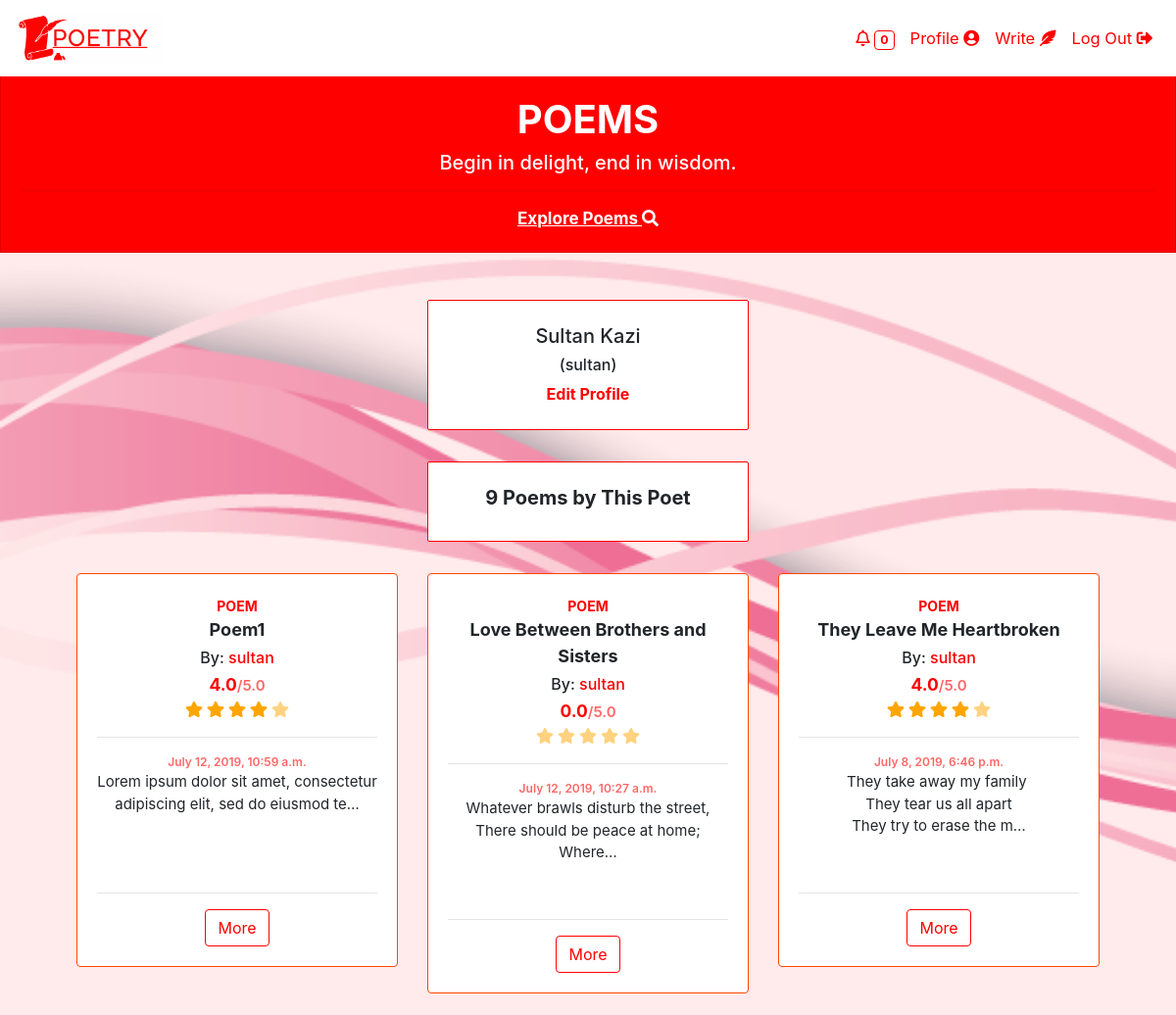
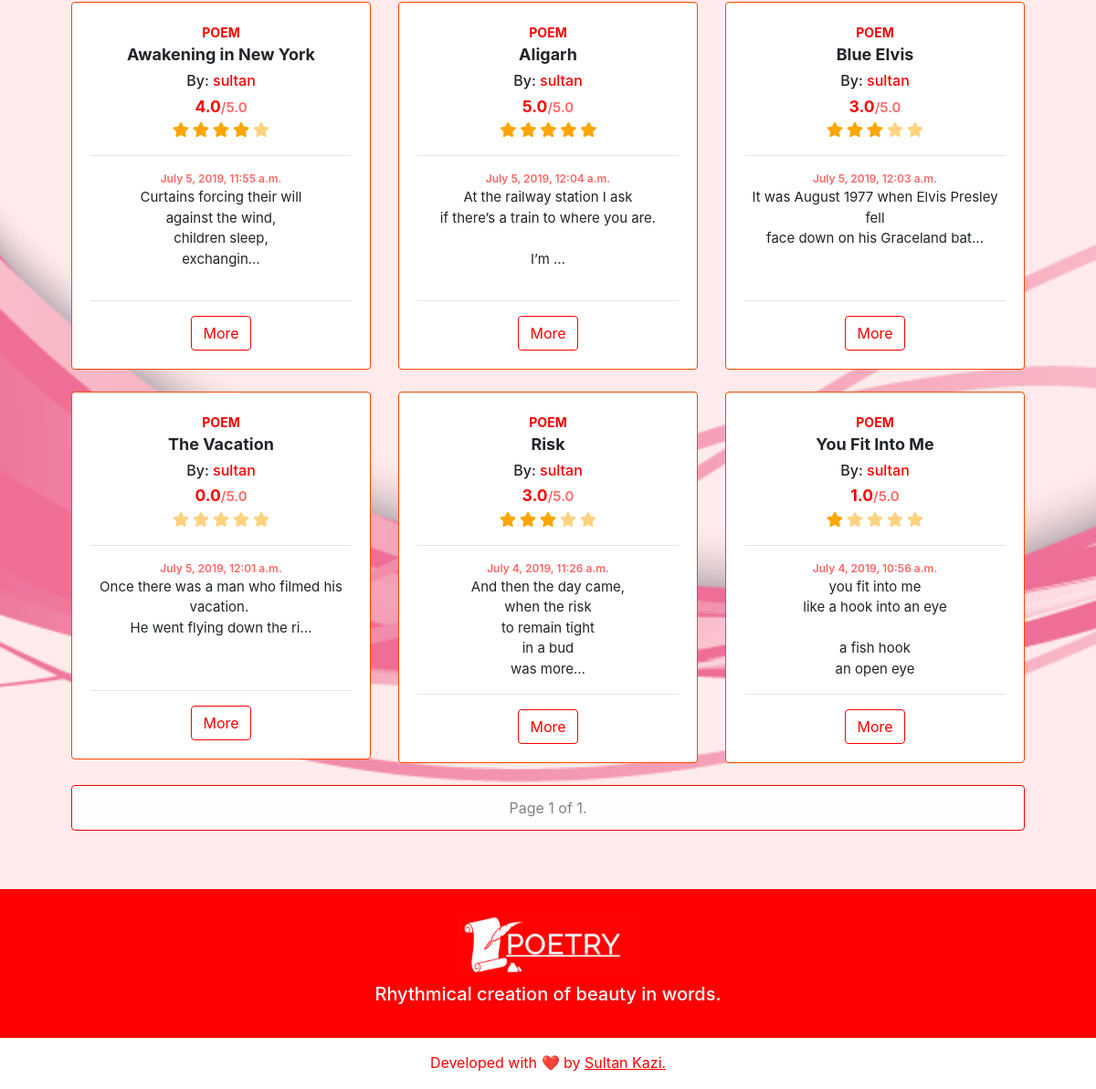
/profile/sultan (signed in), run on the app's committed database (2 pictures, top to bottom).
### poems/models.py (models this page shows, shortened)
class Poem(models.Model):
    user = models.ForeignKey(User, on_delete=models.CASCADE)
    title = models.CharField(max_length=255)
    poem = models.TextField()
    average_rating = models.DecimalField(max_digits=2, decimal_places=1, default=0.0)
    total_ratings = models.IntegerField(default=0)
    date = models.DateTimeField(auto_now_add=True, blank=True)

### poems/views.py (the view)
# urls.py: path("profile/<user>", views.profile_view, name="profile"),
@require_http_methods(["GET"])
@login_required(login_url="login")
def profile_view(request, user):
    try:
        user = User.objects.get(username=user)
    except User.DoesNotExist:
        raise Http404("User does not exist!")
    poems = Poem.objects.all().filter(user=user).order_by("-id")
    paginator = Paginator(poems, 12)
    page = request.GET.get("page")
    poems_per_page = paginator.get_page(page)
    context = {"user": user, "poems": poems_per_page}
    context["notif_count"] = get_notif_count(request)
    return render(request, "poems/profile.html", context)

### poems/views.py (called while the page is built)
def get_notif_count(request):
    notif_count = 0
    try:
        notifications = Notification.objects.all().filter(
            receiver=request.user, read=False
        )
        for notification in notifications:
            notif_count += 1
    except:
        print("No notifications!")
    return notif_count

### poems/templates/poems/profile.html (shortened to what this page needs)
{% extends "poems/base.html" %}
{% block main %}
    <div class="row">
        <div class="col-lg-4"></div>
        <div class="col-lg-4">
            <div class="jumbotron jumbotron-write p-4">
                <strong>
                    <h5>{{ user.first_name }} {{ user.last_name }}</h5>
                    <h6>({{ user.username }})</h6>
                    {% if request.user.username == user.username %}
                        <a href="/edit_profile">Edit Profile</a>
                    {% endif %}
                </strong>
            </div>
        </div>
    </div>
    <div class="row">
        <div class="col-lg-4"></div>
        <div class="col-lg-4">
            <div class="jumbotron jumbotron-write p-4">
                {% if poems %}
                    {% if poems|length == 1 %}
                    <h5><strong>{{ poems|length }} Poem by This Poet</strong></h5>
                    {% else %}
                    <h5><strong>{{ poems|length }} Poems by This Poet</strong></h5>
                    {% endif %}
                {% else %}
                    <h5><strong>No Poems by This Poet</strong></h5>
                {% endif %}
            </div>
        </div>
    </div>
    <div class="row">
        {% for poem in poems %}
            <div class="col-lg-4 col-md-6">
                <div class="card-deck">
                    <div class="card fade-animation">
                        <div class="card-body text-center">
                            <strong>
                                <label class="poem-label">POEM</label>
                                <p class="poem-title">{{ poem.title }}</p>
                            </strong>
                            <h6 style="margin-top: -10px; margin-bottom: 5px;">By: <a href="/profile/{{poem.user}}"> {{ poem.user }}</a></h6>
                            <strong style="font-size: 17.5px; color:red;">{{ poem.average_rating }}</strong><label class="posted" style="font-size: 15px;">/5.0</label>
                            <div class="poem{{poem.id}}" style="margin-top: -7px;">
                                <div class="stars-outer" title="{{ poem.average_rating }}/5.0&#013;Total Ratings: {{ poem.total_ratings }}">
                                    <div class="stars-inner">
                                    </div>
                                </div>
                            </div>
                            <hr>
                            <div>
                                <div class="posted">{{ poem.date }}</div>
                                <label class="poem-data">{{ poem.poem|truncatechars:75 }}</label>
                            </div>
                            <hr>
                            <a href="/read/{{poem.id}}" class="btn btn-outline-red">More</a>
                        </div>
                    </div>
                </div>
                <br>
            </div>
        {%endfor%}
    </div>
    <div class="pagination alert alert-light">
        <span class="step-links">
            <span class="current">
                Page {{ poems.number }} of {{ poems.paginator.num_pages }}.
            </span>
        </span>
    </div>
{% endblock %}

### poems/templates/poems/base.html (shortened to what this page needs)
<!DOCTYPE html>
<html lang="en">
    <head>
        {% load static %}
        <link rel="stylesheet" href="https://stackpath.bootstrapcdn.com/bootstrap/4.1.3/css/bootstrap.min.css">
        <link rel="stylesheet" href="{% static 'poems/styles.css' %}">
        <link rel="stylesheet" href="https://use.fontawesome.com/releases/v5.1.0/css/all.css">
    </head>
    <body>
        <div id="page-container">
            <div id="content-wrap">
                <nav class="navbar navbar-expand-md fixed-top navbar-light" style="background-color: white;">
                    <a class="navbar-brand" href="/"><img class="logo" src="/static/poems/logo.png"></a>
                    <div class="collapse navbar-collapse" id="navbar">
                        {% if user.is_authenticated %}
                            <ul class="navbar-nav ml-auto mt-0" style="font-size: 16.5px;">
                                <li class="nav-item">
                                    {% if notif_count == 0 %}
                                    <a class="nav-link" href="/notification" style="color: red;" title="New Notifications: {{ notif_count }}"><i class="far fa-bell"></i> <span class="badge badge-zero">{{ notif_count }}</span></a></h6>
                                    {% elif notif_count == 1%}
                                    <a class="nav-link" href="/notification" style="color: red;" title="New Notification: {{ notif_count }}"><i class="fas fa-bell"></i> <span class="badge badge-nonzero">{{ notif_count }}</span></a></h6>
                                    {% else %}
                                    <a class="nav-link" href="/notification" style="color: red;" title="New Notifications: {{ notif_count }}"><i class="fas fa-bell"></i> <span class="badge badge-nonzero">{{ notif_count }}</span></a></h6>
                                    {% endif %}
                                </li>
                                <li class="nav-item">
                                    <a class="nav-link" href="/profile/{{user}}" style="color: red;" title="Profile">Profile <i class="fas fa-user-circle"></i></a></h6>
                                </li>
                                <li class="nav-item">
                                    <a class="nav-link" href="{% url 'write' %}" style="color: red;" title="Write">Write <i class="fas fa-feather-alt"></i></a>
                                </li>
                                <li class="nav-item">
                                    <a class="nav-link" href="{% url 'logout' %}" style="color: red;" title="Log Out">Log Out <i class="fas fa-sign-out-alt"></i></a>
                                </li>
                            </ul>
                        {% endif %}
                    </div>
                </nav>
                <div class="row">
                    <div class="col-md-12">
                        <div class="card-deck">
                            <div class="card explore">
                                <div class="card-body text-center">
                                    <strong>
                                        <h1 class="card-text" style="font-weight: bold;">POEMS</h1>
                                        <h5>Begin in delight, end in wisdom.</h5>
                                        {% if user.is_authenticated %}
                                            <hr>
                                            <a href="/explore" class="explore-poems">Explore Poems <i class="fas fa-search"></i></a>
                                        {% endif %}
                                    </strong>
                                </div>
                            </div>
                        </div>
                    </div>
                </div>
                <main class="container p-5">
                    {% block main %}{% endblock %}
                </main>
                <div class="end p-1">
                    <br>
                    <h1 style="font-weight: bold;"><img src="/static/poems/logo1.png" style="width: 200px;"></h1>
                    <h5>Rhythmical creation of beauty in words.</h5>
                    <br>
                </div>
            </div>
            <footer id="footer">
                <label style="padding: 15px;">Developed with ❤️ by <a href="https://sultugamer7.github.io/portfolio/" target="_blank" style="text-decoration: underline;">Sultan Kazi.</a></label>
            </footer>
        </div>
    </body>
</html>

### poems/static/poems/styles.css (style rules this page uses)
main { overflow-x: auto; text-align: center; }
#page-container { position: relative; min-height: 100vh; background-color: rgba(255, 0, 0, 0.08); overflow-x: hidden; overflow-y: hidden; }
#content-wrap { padding-bottom: 3.5rem; }
#footer { position: absolute; bottom: 0; width: 100%; background-color: white; color: red; text-align: center; vertical-align: middle; height: 3.5rem; animation-name: fade; animation-duration: 1s; animation-fill-mode: forwards; }
body { background: url("bg.png"); background-size: cover; background-attachment: fixed; background-repeat: no-repeat; }
.poem-label { color: red; font-size: 14px; }
.poem-title { font-size: 18px; margin-top: -8px; }
.posted { font-size: 12px; color: rgba(255, 0, 0, 0.6); font-weight: 600; }
.explore { background-color: red; color: white; border-radius: 0px; animation-name: fade; animation-duration: 1s; animation-fill-mode: forwards; }
.explore-poems { color: white; text-decoration: underline; font-size: 17px; transition: font-size 0.15s; -webkit-transition: font-size 0.15s; }
.btn-outline-red { border-color: red; background-color: transparent; color: red; }
a { color: red; }
.navbar { animation-name: fade; animation-duration: 1s; animation-fill-mode: forwards; }
.fade-animation { animation-name: fade; animation-duration: 2.3s; animation-fill-mode: forwards; border-style: solid; border-color: orangered; border-width: 0.9px; }
.end { width: 100%; background-color: red; color: white; text-align: center; vertical-align: middle; animation-name: fade; animation-duration: 1s; animation-fill-mode: forwards; }
.poem-data { white-space: pre-wrap; font-size: 15px; height: 100px; }
.jumbotron-write { padding: 12%; background-color: white; border-radius: 2px; border-style: solid; border-width: 1px; border-color: red; position: relative; animation-name: fade; animation-duration: 1.75s; animation-fill-mode: forwards; }
.stars-outer { position: relative; display: inline-block; }
.stars-inner { position: absolute; top: 0; left: 0; white-space: nowrap; overflow: hidden; width: 0; }
.stars-outer::before { content: "\f005 \f005 \f005 \f005 \f005"; font-family: "Font Awesome 5 Free"; font-weight: 900; color: rgba(255, 165, 0, 0.5); }
.stars-inner::before { content: "\f005 \f005 \f005 \f005 \f005"; font-family: "Font Awesome 5 Free"; font-weight: 900; color: orange; }
.pagination { text-align: center; display: block; border-style: solid; border-color: red; border-width: 0.5px; animation-name: fade; animation-duration: 2s; animation-fill-mode: forwards; }
.logo { width: 150px; transition: width 0.15s; -webkit-transition: width 0.15s; }
.badge-zero { color: red; border-color: red; border-style: solid; border-width: 1px; }

### data on the page
Poem: title "Poem1", user "sultan", average_rating "4.0", date "July 12, 2019, 10:59 a.m.", poem "Lorem ipsum dolor sit amet, consectetur adipiscing elit, sed do eiusmod te…"
Poem: title "Love Between Brothers and Sisters", user "sultan", average_rating "0.0", date "July 12, 2019, 10:27 a.m.", poem "Whatever brawls disturb the street, There should be peace at home; Where…"
Poem: title "They Leave Me Heartbroken", user "sultan", average_rating "4.0", date "July 8, 2019, 6:46 p.m.", poem "They take away my family They tear us all apart They try to erase the m…"
Poem: title "Awakening in New York", user "sultan", average_rating "4.0", date "July 5, 2019, 11:55 a.m.", poem "Curtains forcing their will against the wind, children sleep, exchangin…"
Poem: title "Aligarh", user "sultan", average_rating "5.0", date "July 5, 2019, 12:04 a.m.", poem "At the railway station I ask if there’s a train to where you are. I’m …"
Poem: title "Blue Elvis", user "sultan", average_rating "3.0", date "July 5, 2019, 12:03 a.m.", poem "It was August 1977 when Elvis Presley fell face down on his Graceland bat…"
Poem: title "The Vacation", user "sultan", average_rating "0.0", date "July 5, 2019, 12:01 a.m.", poem "Once there was a man who filmed his vacation. He went flying down the ri…"
Poem: title "Risk", user "sultan", average_rating "3.0", date "July 4, 2019, 11:26 a.m.", poem "And then the day came, when the risk to remain tight in a bud was more…"
Poem: title "You Fit Into Me", user "sultan", average_rating "1.0", date "July 4, 2019, 10:56 a.m.", poem "you fit into me like a hook into an eye a fish hook an open eye"

### other printed values
{{ notif_count }} "0"
{{ user.first_name }} "Sultan"
{{ user.last_name }} "Kazi"
{{ user.username }} "sultan"
{{ poems|length }} "9"
{{ poems.number }} "1"
{{ poems.paginator.num_pages }} "1"
